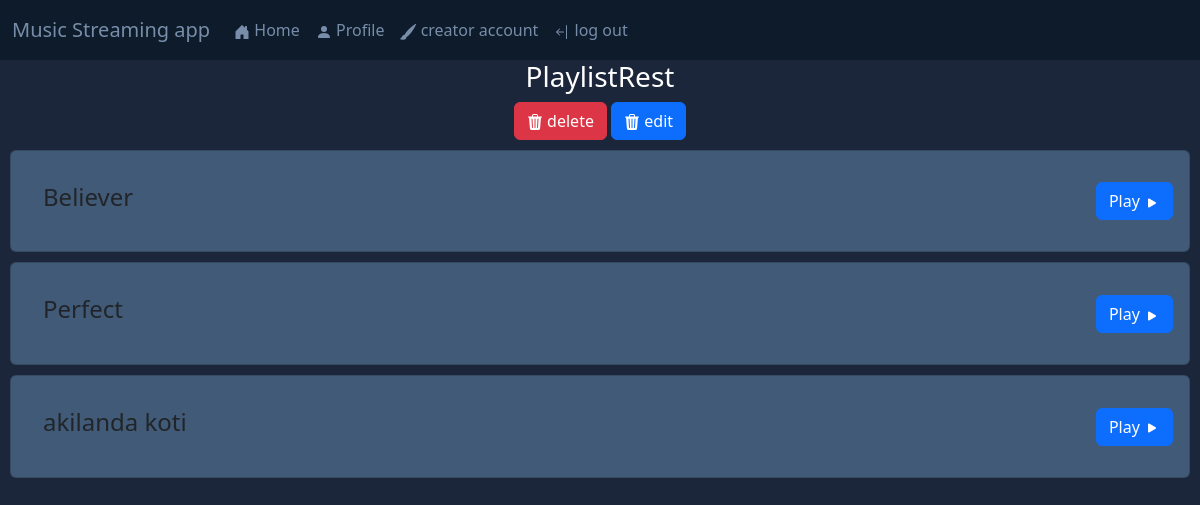
Page /Home/19/playlist/3 on the committed database.
### main.py (models this page shows)
class Playlist(db.Model):
  __tablename__ = "Playlist"
  Pid = db.Column(db.Integer, primary_key=True)
  PlaylistName = db.Column(db.String(80))
  Uid = db.Column(db.Integer, db.ForeignKey("User.id"))

class Song(db.Model):
  __tablename__ = "Song"
  Sid = db.Column(db.Integer, primary_key=True, autoincrement=True)
  SongName = db.Column(db.String(80), nullable=False)
  SongLocation = db.Column(db.String(80), nullable=False)
  Genre = db.Column(db.String(80), nullable=False)
  Cid = db.Column(db.Integer, db.ForeignKey("Creator.id"), nullable=False)
  CoverImgLoc = db.Column(db.String(80))
  NoOfStreams = db.Column(db.Integer)
  artistName = db.Column(db.String(80))
  LyricsLoc = db.Column(db.String(80))
  ReleaseDate = db.Column(db.String(15))
  album_id = db.Column(db.Integer, db.ForeignKey('Albums.Aid'))
  AvgRating = db.Column(db.Integer, default=0)

### main.py (the view)
@app.route("/Home/<int:Userid>/playlist/<int:Pid>")
def viewPlaylist(Userid, Pid):
  if (request.method == "GET"):
    with Session(engine) as session:
      songPlaylists = session.query(songPlaylist).filter(
          songPlaylist.Pid == Pid).all()
      Playlists = session.query(Playlist).filter(Playlist.Pid == Pid).first()
      print(songPlaylists)
      songs = []
      for i in songPlaylists:
        songs.append(session.query(Song).filter(Song.Sid == i.Sid).first())
        print(songs)
      return render_template("viewPlaylist.html",
                             Userid=Userid,
                             songs=songs,
                             Playlists=Playlists)

### templates/viewPlaylist.html (shortened to what this page needs)
<!DOCTYPE html>
<html>
     <head>
          <link rel="stylesheet" href="/static/css/style.css">
          <link href="https://cdn.jsdelivr.net/npm/bootstrap@5.3.2/dist/css/bootstrap.min.css" rel="stylesheet">
     </head>
     <body>
          <header>
               <nav  class="navbar navbar-expand-lg bg-body-tertiary" style="padding-top: 0px;padding-bottom: 0px;">
                    <div class="container-fluid">
                         <a class="navbar-brand" href="/Home/{{Userid}}" id="text">Music Streaming app</a>
                         <div class="collapse navbar-collapse" id="navbarTogglerDemo02">
                              <ul class="navbar-nav me-auto mb-2 mb-lg-0">
                                   <li class="nav-item">
                                   <a class="nav-link active" id="text" aria-current="page" href="/Home/{{Userid}}">
                                        Home</a>
                                   </li>
                                   <li class="nav-item">
                                        <a class="nav-link active" id="text" aria-current="page" href="/Profile/{{Userid}}">
                                             <svg xmlns="http://www.w3.org/2000/svg" width="16" height="16" fill="currentColor" class="bi bi-person-fill" viewBox="0 0 16 16">
                                                  <path d="M3 14s-1 0-1-1 1-4 6-4 6 3 6 4-1 1-1 1H3Zm5-6a3 3 0 1 0 0-6 3 3 0 0 0 0 6Z"/>
                                             </svg>
                                             Profile</a>
                                   </li>
                                   <li class="nav-item">
                                        <a class="nav-link active" id="text" aria-current="page" href="/Creator/{{Userid}}">
                                             creator account</a>
                                   </li>
                                   <li class="nav-item">
                                        <a class="nav-link active" aria-current="page" id="text" href="/">
                                             log out
                                        </a>
                                   </li>
                              </ul>
                         </div>
                    </div>
               </nav>
          </header>
          <div id="main" >
                    <div style="display: flex;justify-content:center;align-items:center">
                         <div style="display: block;text-align: center;">
                            <h3>{{Playlists.PlaylistName}}</h3>
                            <div >
                              <button class="btn btn-danger">
                                   <a style="color: white;text-decoration: none;" href="/Home/{{Userid}}/playlist/{{Playlists.Pid}}/delete">
                                       delete
                                   </a>
                               </button>
                               <button class="btn btn-primary">
                                <a   style="color: white; text-decoration: none;"   href="/Home/{{Userid}}/playlist/{{Playlists.Pid}}/Edit">
                                       edit
                                   </a>
                               </button>
                            </div>
                         </div>
                    </div>
                    {%for i in range(songs|length)%}
                    <div class="card" style="margin: 10px;background-color: #415A77;" >
                         <div class="card-body inner-card" style="display: flex;align-items:center">
                              <div class="card-body">
                                   <h4>{{songs[i].SongName}}</h4>
                              </div>
                              <div  style="float: right;">
                                <button class="btn btn-primary"><a style="color: white; text-decoration: none;" href="/Song/{{Userid}}/{{songs[i].Sid}}/play" style="text-decoration:none;">Play
                                    <svg xmlns="http://www.w3.org/2000/svg" width="16" height="16" fill="currentColor" class="bi bi-play-fill" viewBox="0 0 16 16">
                                    <path d="m11.596 8.697-6.363 3.692c-.54.313-1.233-.066-1.233-.697V4.308c0-.63.692-1.01 1.233-.696l6.363 3.692a.802.802 0 0 1 0 1.393z"/>
                                    </svg>
                                </a></button>
                              </div>
                         </div>
                    </div>
                    {%endfor%}
          </div>
     </body>
</html>

### static/css/style.css (style rules this page uses)
.card { margin:10px; border-radius: 30px; background-color: #778DA9; color: #0D1B2A; }
#text { color: #778DA9; }
.container-fluid { padding-top:10px; padding-bottom:10px; }
#main { background-color: #1B263B; color: white; }
.navbar { padding-top:0px; padding-bottom: 0px; }
button { border: 0; border-radius: 10px; margin:5px; padding: auto; }
html { font-family:'Times New Roman', Times, serif ; background-color:#1B263B; }
nav { padding:0; }
header { padding:0; margin:0; }
.container-fluid { padding-bottom: 10px; padding-top: 10px; background-color:#0D1B2A; }

### templates/viewPlaylist.html (style rules this page uses)
.inner-card { display: inline; }

### rows in the picture
Playlist: PlaylistName "PlaylistRest"
Song: SongName "Believer"
Song: SongName "Perfect"
Song: SongName "akilanda koti"
